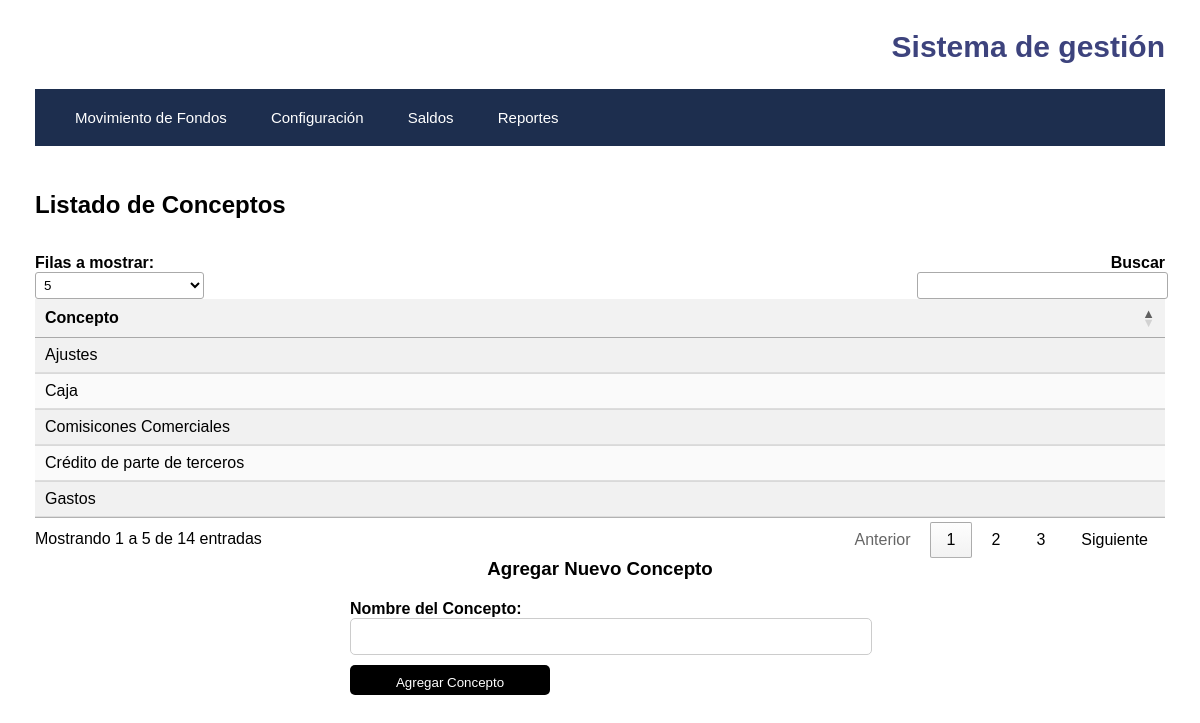
Page /api/addconcept on the earlier database version.
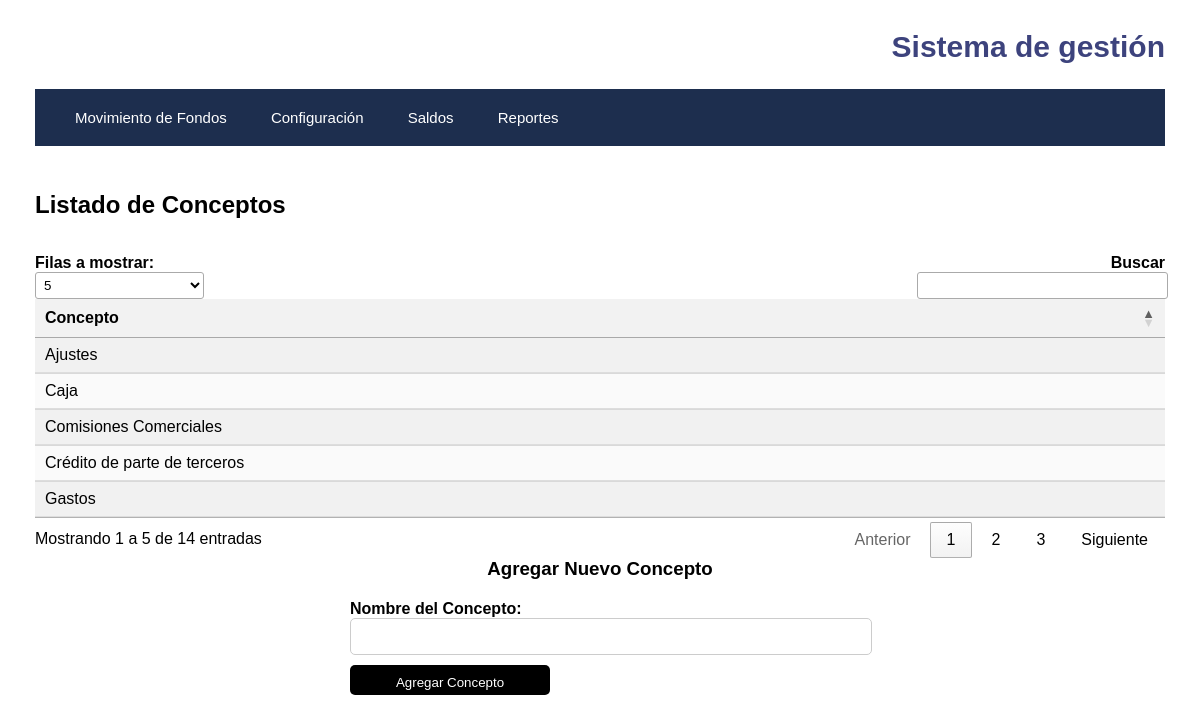
Same page on the later database version.
### Models.py (models this page shows, shortened)
class Concepto(db.Model):
    id_concepto = db.Column(db.Integer, unique=True, primary_key=True)
    nombre_concepto = db.Column(db.Text, unique=True)

### app.py (the view)
@app.route("/api/addconcept", methods=["GET"])
def show_concept_form():
    opciones_concepto = sorted(Concepto.query.all(), key=lambda concepto: concepto.nombre_concepto)
    return render_template("addconcept.html", opciones_concepto=opciones_concepto)

### templates/addconcept.html (shortened to what this page needs)
<!DOCTYPE html>
<html lang="en">
<head>
    <link rel="stylesheet" type="text/css" href="{{ url_for('static', filename='style.css') }}">
    <link rel="stylesheet" type="text/css" href="https://cdn.datatables.net/1.11.5/css/jquery.dataTables.css">
</head>
<body>
    {% extends 'base.html' %}
    {% block content %}
        <h2>Listado de Conceptos</h2>
        <div class="styled-table-container">
            <table id="tabla" class="display dataTable styled-table">
                <thead>
                    <tr>
                        <th>Concepto</th>
                    </tr>
                </thead>
                <tbody>
                    {% for concepto in opciones_concepto %}
                        <tr>
                            <td>{{ concepto.nombre_concepto }}</td>
                        </tr>
                    {% endfor %}
                </tbody>
            </table>
        </div>
        <h3>Agregar Nuevo Concepto</h3>
        <form action="/api/addconcept" method="post">
            <div class="form-group">
                <label for="nombre_concepto">Nombre del Concepto:</label>
                <input type="text" id="nombre_concepto" name="nombre_concepto" required>
            </div>
            <input type="submit" value="Agregar Concepto">
        </form>
    {% endblock %}

Differences in the rows shown:
changed Concepto: nombre_concepto "Comisicones Comerciales" → "Comisiones Comerciales"
